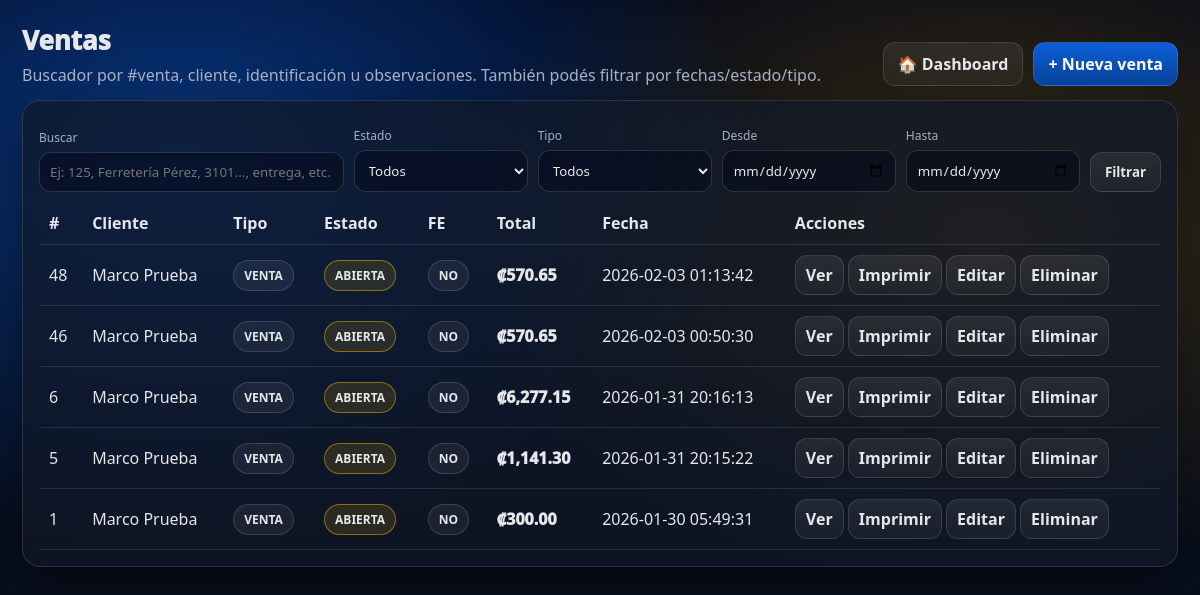
The app's page /ventas.php (signed in) with its own data.
### tables this page shows
CREATE TABLE `ventas` (
  `id` bigint(20) NOT NULL,
  `empresa_id` int(11) NOT NULL DEFAULT 1,
  `sucursal_id` int(11) DEFAULT NULL,
  `cliente_id` int(11) DEFAULT NULL,
  `usuario_id` int(11) DEFAULT NULL,
  `tipo` enum('COTIZACION','PEDIDO','VENTA') NOT NULL DEFAULT 'VENTA',
  `moneda` varchar(3) NOT NULL DEFAULT 'CRC',
  `tipo_cambio` decimal(18,5) NOT NULL DEFAULT 1.00000,
  `condicion_venta` enum('CONTADO','CREDITO') NOT NULL DEFAULT 'CONTADO',
  `plazo_credito` int(11) DEFAULT NULL,
  `medio_pago` enum('EFECTIVO','TARJETA','TRANSFERENCIA','SINPE','OTRO') NOT NULL DEFAULT 'EFECTIVO',
  `referencia_pago` varchar(60) DEFAULT NULL,
  `fe_documento_id` bigint(20) DEFAULT NULL,
  `facturada_at` timestamp NULL DEFAULT NULL,
  `estado` enum('ABIERTA','FACTURADA','ANULADA') NOT NULL DEFAULT 'ABIERTA',
  `subtotal` decimal(18,2) NOT NULL DEFAULT 0.00,
  `descuento` decimal(18,2) NOT NULL DEFAULT 0.00,
  `impuesto_total` decimal(18,2) NOT NULL DEFAULT 0.00,
  `total` decimal(18,2) NOT NULL DEFAULT 0.00,
  `observaciones` varchar(255) DEFAULT NULL,
  `anulado` tinyint(4) NOT NULL DEFAULT 0,
  `created_at` timestamp NOT NULL DEFAULT current_timestamp(),
  `updated_at` timestamp NULL DEFAULT NULL ON UPDATE current_timestamp()
);

CREATE TABLE `clientes` (
  `id` int(11) NOT NULL,
  `empresa_id` int(11) NOT NULL,
  `nombre` varchar(160) NOT NULL,
  `identificacion` varchar(25) DEFAULT NULL,
  `email` varchar(120) DEFAULT NULL,
  `telefono` varchar(30) DEFAULT NULL,
  `direccion` text DEFAULT NULL,
  `tipo` enum('CONTADO','CREDITO') NOT NULL DEFAULT 'CONTADO',
  `limite_credito` decimal(18,2) NOT NULL DEFAULT 0.00,
  `plazo_dias` int(11) NOT NULL DEFAULT 0,
  `estado` enum('ACTIVO','MOROSO','BLOQUEADO','INACTIVO') NOT NULL DEFAULT 'ACTIVO',
  `created_at` timestamp NOT NULL DEFAULT current_timestamp(),
  `updated_at` timestamp NULL DEFAULT NULL ON UPDATE current_timestamp()
);

### ventas.php (the view, shortened to what this page needs)
<?php
session_start(); require_once "config/db.php";
$empresa_id = (int)$_SESSION['empresa_id'];
$q      = trim($_GET['q'] ?? '');
$desde  = trim($_GET['desde'] ?? '');
$hasta  = trim($_GET['hasta'] ?? '');
$where = "WHERE v.empresa_id=?";
$params = [$empresa_id];
$sql = "
  SELECT v.id,v.tipo,v.estado,v.total,v.created_at,
         c.nombre cliente,
         v.moneda, v.condicion_venta, v.medio_pago,
         v.fe_documento_id, v.facturada_at
  FROM ventas v
  LEFT JOIN clientes c ON c.id=v.cliente_id
  $where
  ORDER BY v.id DESC
  LIMIT 500
";
$st = $pdo->prepare($sql);
$st->execute($params);
$rows = $st->fetchAll(PDO::FETCH_ASSOC);
function crc($n){ return "₡".number_format((float)$n,2,'.',','); }
$css = <<<CSS
:root{--azul:#0b5ed7;--azul-metal:#084298;--amarillo:#ffc107;--amarillo-metal:#ffca2c;--fondo:#0b1220;--card:rgba(17,24,39,.72);--border:rgba(255,255,255,.12);--txt:#e5e7eb;--muted:#a7b0c2}
*{box-sizing:border-box;font-family:system-ui,-apple-system,Segoe UI,Roboto,Arial}
body{margin:0;color:var(--txt);
 background:
  radial-gradient(900px 600px at 15% 20%, rgba(11,94,215,.55), transparent 65%),
  radial-gradient(900px 600px at 82% 28%, rgba(255,193,7,.22), transparent 60%),
  linear-gradient(180deg,#020617,var(--fondo));
 min-height:100vh;
}
a{color:inherit;text-decoration:none}
.wrap{max-width:1200px;margin:auto;padding:22px}
.top{display:flex;justify-content:space-between;align-items:flex-end;gap:12px;flex-wrap:wrap}
.h1{font-size:26px;font-weight:1000;margin:0}
.sub{color:var(--muted);margin-top:6px}
.btn{display:inline-flex;align-items:center;gap:8px;padding:10px 14px;border-radius:12px;border:1px solid var(--border);font-weight:900;cursor:pointer}
.btn-primary{background:linear-gradient(180deg,var(--azul),var(--azul-metal));color:#fff}
.btn-ghost{background:linear-gradient(180deg,rgba(255,255,255,.08),rgba(255,255,255,.04));color:var(--txt)}
.card{background:var(--card);border:1px solid var(--border);border-radius:18px;padding:16px;box-shadow:0 20px 55px rgba(0,0,0,.45)}
.input, select{width:100%;padding:10px;border-radius:12px;border:1px solid rgba(255,255,255,.14);background:rgba(2,6,23,.45);color:var(--txt);outline:none}
.label{font-size:12px;color:var(--muted);margin:10px 0 6px}
.table{width:100%;border-collapse:collapse;margin-top:10px}
.table th,.table td{padding:10px;border-bottom:1px solid rgba(255,255,255,.10);text-align:left}
.right{text-align:right}
.badge{display:inline-flex;align-items:center;justify-content:center;padding:6px 10px;border-radius:999px;font-weight:900;font-size:12px;border:1px solid rgba(255,255,255,.14);background:rgba(255,255,255,.06)}
.badge.ok{border-color:rgba(255,193,7,.45);background:rgba(255,193,7,.12)}
.badge.green{border-color:rgba(34,197,94,.45);background:rgba(34,197,94,.12)}
.filters{display:grid;grid-template-columns:1.4fr .8fr .8fr .8fr .8fr auto;gap:10px;align-items:end}
@media(max-width:980px){.filters{grid-template-columns:1fr 1fr;}.filters .span2{grid-column:1 / -1}}
CSS;
?>
<!doctype html><html lang="es"><head><meta charset="utf-8"><meta name="viewport" content="width=device-width, initial-scale=1">
<title>Ventas | FAC-IL-CR</title><style><?=$css?></style></head>
<body>
<div class="wrap">
  <div class="top">
    <div>
      <h1 class="h1">Ventas</h1>
      <div class="sub">Buscador por #venta, cliente, identificación u observaciones. También podés filtrar por fechas/estado/tipo.</div>
    </div>
    <div style="display:flex;gap:10px;flex-wrap:wrap">
      <a class="btn btn-ghost" href="dashboard.php">🏠 Dashboard</a>
      <a class="btn btn-primary" href="ventas_nuevo.php">+ Nueva venta</a>
    </div>
  </div>
  <div class="card" style="margin-top:14px">
    <form method="get" class="filters">
      <div class="span2">
        <div class="label">Buscar</div>
        <input class="input" name="q" value="<?=htmlspecialchars($q)?>" placeholder="Ej: 125, Ferretería Pérez, 3101..., entrega, etc.">
      </div>
      <div>
        <div class="label">Estado</div>
        <select class="input" name="estado">
          <option value="">Todos</option>
        </select>
      </div>
      <div>
        <div class="label">Tipo</div>
        <select class="input" name="tipo">
          <option value="">Todos</option>
        </select>
      </div>
      <div>
        <div class="label">Desde</div>
        <input class="input" type="date" name="desde" value="<?=htmlspecialchars($desde)?>">
      </div>
      <div>
        <div class="label">Hasta</div>
        <input class="input" type="date" name="hasta" value="<?=htmlspecialchars($hasta)?>">
      </div>
      <div>
        <div class="label">&nbsp;</div>
        <button class="btn btn-ghost" type="submit">Filtrar</button>
      </div>
    </form>
    <table class="table">
      <thead>
        <tr>
          <th>#</th>
          <th>Cliente</th>
          <th>Tipo</th>
          <th>Estado</th>
          <th>FE</th>
          <th class="right">Total</th>
          <th>Fecha</th>
          <th class="right">Acciones</th>
        </tr>
      </thead>
      <tbody>
        <?php foreach($rows as $r): ?>
          <tr>
            <td><?=htmlspecialchars($r['id'])?></td>
            <td><?=htmlspecialchars($r['cliente'] ?? '—')?></td>
            <td><span class="badge"><?=htmlspecialchars($r['tipo'])?></span></td>
            <td><span class="badge ok"><?=htmlspecialchars($r['estado'])?></span></td>
            <td>
              <?php if(!empty($r['fe_documento_id'])): ?>
                <span class="badge green">SI</span>
              <?php else: ?>
                <span class="badge">NO</span>
              <?php endif; ?>
            </td>
            <td class="right" style="font-weight:1000"><?=crc($r['total'])?></td>
            <td><?=htmlspecialchars($r['created_at'])?></td>
            <td class="right" style="white-space:nowrap">
              <a class="btn btn-ghost" style="padding:8px 10px" href="ventas_ver.php?id=<?=$r['id']?>">Ver</a>
              <a class="btn btn-ghost" style="padding:8px 10px" target="_blank" href="ventas_imprimir.php?id=<?=$r['id']?>">Imprimir</a>
              <a class="btn btn-ghost" style="padding:8px 10px" href="ventas_editar.php?id=<?=$r['id']?>">Editar</a>
              <a class="btn btn-ghost" style="padding:8px 10px" href="ventas_eliminar.php?id=<?=$r['id']?>" onclick="return confirm('¿Eliminar?');">Eliminar</a>
            </td>
          </tr>
        <?php endforeach; ?>
      </tbody>
    </table>
  </div>
</div>
</body></html>

### records on screen
ventas: id "48", cliente.nombre "Marco Prueba", tipo "VENTA", estado "ABIERTA", shows "NO", total "₡570.65", created_at "2026-02-03 01:13:42"
ventas: id "46", cliente.nombre "Marco Prueba", tipo "VENTA", estado "ABIERTA", shows "NO", total "₡570.65", created_at "2026-02-03 00:50:30"
ventas: id "6", cliente.nombre "Marco Prueba", tipo "VENTA", estado "ABIERTA", shows "NO", total "₡6,277.15", created_at "2026-01-31 20:16:13"
ventas: id "5", cliente.nombre "Marco Prueba", tipo "VENTA", estado "ABIERTA", shows "NO", total "₡1,141.30", created_at "2026-01-31 20:15:22"
ventas: id "1", cliente.nombre "Marco Prueba", tipo "VENTA", estado "ABIERTA", shows "NO", total "₡300.00", created_at "2026-01-30 05:49:31"
